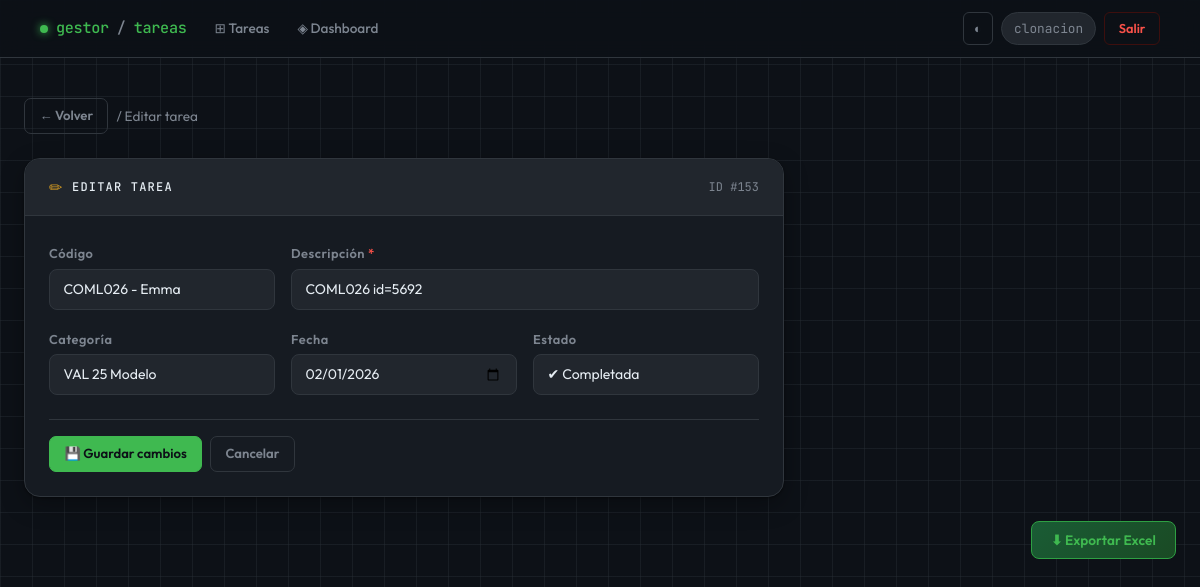
The app's page /editar/153 (signed in) with its own data.
### tables this page shows
CREATE TABLE tareas (
            id INTEGER PRIMARY KEY AUTOINCREMENT,
            descripcion TEXT NOT NULL,
            categoria TEXT,
            fecha TEXT,
            completada INTEGER DEFAULT 0,
            codigo TEXT,
            usuario_id INTEGER,
            FOREIGN KEY (usuario_id) REFERENCES usuarios(id)
        );

### app_web.py (the view)
@app.route("/editar/<int:id>", methods=["GET", "POST"])
@login_required
def editar(id):
    conn = get_connection()
    cursor = conn.cursor()
    if request.method == "POST":
        codigo = request.form.get("codigo")
        descripcion = request.form.get("descripcion")
        categoria = request.form.get("categoria")
        fecha = request.form.get("fecha")
        completada = request.form.get("completada")  # 👈 NUEVO
        cursor.execute("""
            UPDATE tareas
            SET codigo=?, descripcion=?, categoria=?, fecha=?, completada=?
            WHERE id=?
        """, (codigo, descripcion, categoria, fecha, completada, id))
        conn.commit()
        conn.close()
        return redirect("/")
    else:
        cursor.execute("SELECT * FROM tareas WHERE id=?", (id,))
        tarea = cursor.fetchone()
        conn.close()
        return render_template("editar.html", tarea=tarea)

### app_web.py (called while the page is built)
def get_connection():
    conn = sqlite3.connect(DB_NAME)
    conn.row_factory = sqlite3.Row
    return conn

def login_required(f):
    @wraps(f)
    def decorated_function(*args, **kwargs):
        if "user_id" not in session:
            return redirect(url_for("login"))
        return f(*args, **kwargs)
    return decorated_function

### templates/editar.html (shortened to what this page needs)
{% extends "base.html" %}
{% block content %}
<div class="d-flex align-items-center gap-2 mb-4">
  <a href="/" class="btn btn-g-ghost btn-sm">← Volver</a>
  <span style="color:var(--text-muted); font-size:.85rem;">/ Editar tarea</span>
</div>
<div class="gcard" style="max-width:760px;">
  <div class="gcard-header">
    <span style="color:var(--amber)">✏</span>
    <span class="gcard-title">Editar tarea</span>
    <span style="margin-left:auto; font-family:var(--mono); font-size:.75rem; color:var(--text-muted);">
      ID #{{ tarea[0] }}
    </span>
  </div>
  <div class="gcard-body">
    <form method="POST">
      <div class="row g-3">
        <div class="col-sm-6 col-md-4">
          <label class="form-label">Código</label>
          <input type="text" name="codigo" class="form-control"
                 value="{{ tarea[5] if tarea[5] else '' }}"
                 placeholder="Ej: PRAC-001" autocomplete="off">
        </div>
        <div class="col-sm-6 col-md-8">
          <label class="form-label">Descripción <span style="color:var(--red)">*</span></label>
          <input type="text" name="descripcion" class="form-control"
                 value="{{ tarea[1] }}" required autocomplete="off">
        </div>
        <div class="col-sm-6 col-md-4">
          <label class="form-label">Categoría</label>
          <input type="text" name="categoria" class="form-control"
                 value="{{ tarea[2] if tarea[2] else '' }}"
                 placeholder="Ej: Practicas" autocomplete="off">
        </div>
        <div class="col-sm-6 col-md-4">
          <label class="form-label">Fecha</label>
          <input type="date" name="fecha" class="form-control"
                 value="{{ tarea[3] if tarea[3] else '' }}">
        </div>
        <div class="col-sm-6 col-md-4">
          <label class="form-label">Estado</label>
          <select name="completada" class="form-select">
            <option value="1" {% if tarea[4]==1 %}selected{% endif %}>✔ Completada</option>
          </select>
        </div>
      </div>
      <div class="d-flex gap-2 mt-4 pt-3" style="border-top:1px solid var(--border);">
        <button type="submit" class="btn btn-g-primary">💾 Guardar cambios</button>
        <a href="/" class="btn btn-g-ghost">Cancelar</a>
      </div>
    </form>
  </div>
</div>
{% endblock %}

### templates/base.html (style rules this page uses)
:root { --bg: #0d1117; --bg2: #161b22; --bg3: #21262d; --border: #30363d; --border-soft: #21262d; --text: #e6edf3; --text-muted: #7d8590; --text-dim: #484f58; --accent: #3fb950; --accent-dim: #1a4a24; --accent-glow: rgba(63,185,80,.18); --amber: #d29922; --amber-dim: #3d2e00; --red: #f85149; --red-dim: #3d0f0e; --blue: #58a6ff; --blue-dim: #0d2040; --radius: 10px; --radius-lg: 16px; --shadow: 0 1px 3px rgba(0,0,0,.4), 0 8px 24px rgba(0,0,0,.3); --font: 'Outfit', sans-serif; --mono: 'JetBrains Mono', monospace; --transition: .18s cubic-bezier(.4,0,.2,1); }
*, *::before, *::after { box-sizing: border-box; }
html { scroll-behavior: smooth; }
body { font-family: var(--font); background: var(--bg); color: var(--text); min-height: 100vh; margin: 0; }
body::before { content: ''; position: fixed; inset: 0; background-image: linear-gradient(rgba(48,54,61,.35) 1px, transparent 1px), linear-gradient(90deg, rgba(48,54,61,.35) 1px, transparent 1px); background-size: 32px 32px; pointer-events: none; z-index: 0; }
.gcard { background: var(--bg2); border: 1px solid var(--border); border-radius: var(--radius-lg); box-shadow: var(--shadow); overflow: hidden; transition: border-color var(--transition); }
.gcard-body { padding: 1.5rem; }
.gcard-header { padding: 1rem 1.5rem; border-bottom: 1px solid var(--border); background: var(--bg3); display: flex; align-items: center; gap: .6rem; }
.gcard-title { font-family: var(--mono); font-size: .75rem; font-weight: 500; letter-spacing: .1em; text-transform: uppercase; margin: 0; }
.form-control, .form-select { font-family: var(--font); font-size: .875rem; background: var(--bg3); border: 1px solid var(--border); border-radius: 8px; color: var(--text); padding: .55rem .85rem; transition: border-color var(--transition), box-shadow var(--transition); }
.form-control::placeholder { color: var(--text-dim); }
.form-select option { background: var(--bg3); color: var(--text); }
.form-label { font-size: .8rem; font-weight: 600; color: var(--text-muted); letter-spacing: .04em; margin-bottom: .35rem; }
.btn { font-family: var(--font); font-weight: 600; font-size: .82rem; border-radius: 7px; padding: .45rem .9rem; transition: all var(--transition); border: 1px solid transparent; cursor: pointer; text-decoration: none; display: inline-flex; align-items: center; gap: .3rem; }
.btn-g-primary { background: var(--accent); color: #0d1117; border-color: var(--accent); }
.btn-g-ghost { background: transparent; color: var(--text-muted); border-color: var(--border); }
.page-wrapper > * { animation: fadeUp .3s ease both; }
.page-wrapper > *:nth-child(1) { animation-delay: .04s; }
.page-wrapper > *:nth-child(2) { animation-delay: .08s; }

### records on screen
tareas: id "153", codigo "COML026 - Emma", descripcion "COML026 id=5692", categoria "VAL 25 Modelo", fecha "02/01/2026", completada "✔ Completada"

### other values on screen
{{ session.get('user', '') }} "clonacion"
